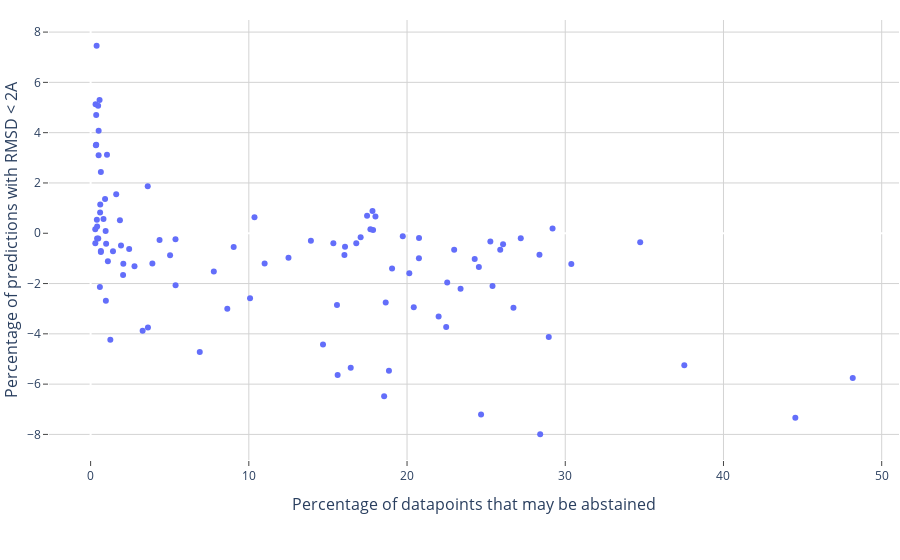

Notebook source saved alongside this figure:
### Markdown cell above
### Less2 Abstained Datapoints

### Code cell
df = {'conf': filtered_confidences, 'rmsd': filtered_rmsds}
fig = px.scatter(df, x='rmsd',y='conf').update_layout(
    xaxis_title="Percentage of datapoints that may be abstained", yaxis_title="Percentage of predictions with RMSD < 2A"
)
fig.update_layout(margin={'l': 0, 'r': 0, 't': 20, 'b': 100}, plot_bgcolor='white',
                paper_bgcolor='white', legend_title_text='', legend_title_font_size=1,
                legend=dict(yanchor="bottom", y=0.1, xanchor="right", x=0.99, font=dict(size=17), ),
                )
fig.update_xaxes(showgrid=True, gridcolor='lightgrey',title_font=dict(size=16),mirror=True,ticks='outside',showline=True,)
fig.update_yaxes(showgrid=True, gridcolor='lightgrey',title_font=dict(size=16),mirror=True,ticks='outside',showline=True,)
fig.show()
fig.write_image('../../plots/less2_abstained_datapoints.pdf')

### Figure 1 — Plotly figure (JSON) as saved in the notebook; plotly's stock layout.template omitted (floating-point values rounded to 4 significant figures)
{"data": [{"hovertemplate": "rmsd=%{x}<br>conf=%{y}<extra></extra>", "legendgroup": "", "marker": {"color": "#636efa", "symbol": "circle"}, "mode": "markers", "name": "", "orientation": "v", "showlegend": false, "type": "scatter", "x": [9.043, 29.2, 0.5998, 20.76, 2.067, 0.9638, 0.315, 2.437, 25.89, 0.3546, 1.415, 1.035, 0.9508, 23.38, 0.9809, 0.5076, 1.618, 5.365, 17.07, 1.247, 17.85, 22.47, 19.05, 19.73, 28.37, 1.092, 25.27, 3.903, 28.41, 24.54, 0.6485, 20.75, 0.9133, 17.47, 15.57, 25.4, 26.73, 0.2984, 1.921, 28.96, 12.51, 15.34, 20.42, 3.624, 5.371, 11.0, 0.4095, 0.6472, 13.92, 0.4752, 2.774, 0.3536, 27.19, 0.2934, 1.853, 16.44, 16.08, 22.54, 5.024, 14.69, 3.289, 2.053, 0.3792, 10.36, 18.65, 26.07, 16.04, 17.69, 16.79, 22.98, 0.6092, 24.68, 48.17, 0.5867, 0.6482, 15.61, 0.4108, 22.0, 0.3942, 44.54, 17.82, 8.64, 10.08, 24.28, 6.9, 0.4837, 18.55, 0.3338, 0.8135, 30.38, 20.14, 7.788, 0.5659, 4.357, 37.52, 34.74, 0.5057, 18.0, 3.611, 18.86], "xaxis": "x", "y": [-0.5433, 0.1891, 0.828, -0.1914, -1.213, -2.689, 5.133, -0.6301, -0.6543, 3.515, -0.7112, 3.121, 0.08486, -2.207, -0.4183, 4.08, 1.551, -0.2402, -0.1622, -4.235, 0.1336, -3.725, -1.401, -0.1152, -0.8562, -1.111, -0.3276, -1.2, -7.993, -1.342, 2.433, -0.998, 1.358, 0.6925, -2.857, -2.093, -2.959, -0.402, -0.4848, -4.124, -0.9774, -0.4005, -2.94, -3.746, -2.071, -1.207, -0.2043, -0.7478, -0.2954, 5.074, -1.315, 4.7, -0.1942, 0.1604, 0.5148, -5.35, -0.5378, -1.961, -0.8756, -4.428, -3.873, -1.663, 7.456, 0.639, -2.755, -0.441, -0.866, 0.1629, -0.4014, -0.6581, 1.142, -7.208, -5.755, -2.138, -0.7085, -5.64, 0.2671, -3.307, 0.5359, -7.336, 0.8894, -3.006, -2.587, -1.026, -4.72, -0.2104, -6.48, 3.498, 0.568, -1.225, -1.593, -1.522, 5.294, -0.2686, -5.253, -0.3591, 3.104, 0.6693, 1.872, -5.471], "yaxis": "y"}], "layout": {"autosize": true, "legend": {"font": {"size": 17}, "title": {"font": {"size": 1}, "text": ""}, "tracegroupgap": 0, "x": 0.99, "xanchor": "right", "y": 0.1, "yanchor": "bottom"}, "margin": {"b": 100, "l": 0, "r": 0, "t": 20}, "paper_bgcolor": "white", "plot_bgcolor": "white", "xaxis": {"anchor": "y", "autorange": true, "domain": [0, 1], "gridcolor": "lightgrey", "mirror": true, "range": [-2.639, 51.1], "showgrid": true, "showline": true, "ticks": "outside", "title": {"font": {"size": 16}, "text": "Percentage of datapoints that may be abstained"}, "type": "linear"}, "yaxis": {"anchor": "x", "autorange": true, "domain": [0, 1], "gridcolor": "lightgrey", "mirror": true, "range": [-9.16, 8.624], "showgrid": true, "showline": true, "ticks": "outside", "title": {"font": {"size": 16}, "text": "Percentage of predictions with RMSD < 2A"}, "type": "linear"}}}
